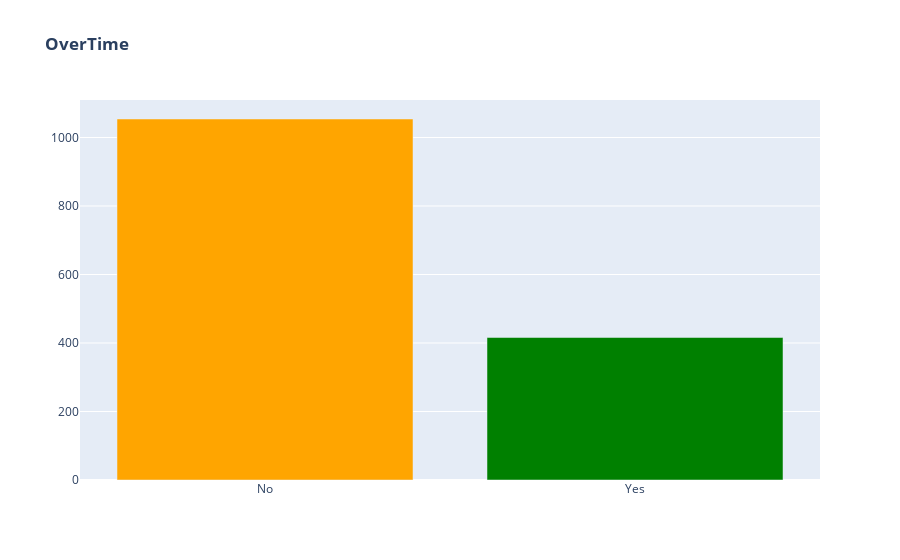

Write notebook code for a chart like this one.
### Code cell
import plotly.graph_objects as go

# Count the values in the 'OverTime' column
OverTime_counts = df['OverTime'].value_counts()

# Create a bar chart for overtime with 4 different colors
fig = go.Figure(data=[go.Bar(x=OverTime_counts.index, y=OverTime_counts.values,
                             marker_color=['orange', 'green', 'blue', 'red'])])
fig.update_layout(title='<b>OverTime<b>')
fig.show()

### Figure 1 — Plotly figure (JSON) as saved in the notebook; plotly's stock layout.template omitted (floating-point values rounded to 4 significant figures)
{"data": [{"marker": {"color": ["orange", "green", "blue", "red"]}, "type": "bar", "x": ["No", "Yes"], "y": [1054, 416]}], "layout": {"title": {"text": "<b>OverTime<b>"}}}
